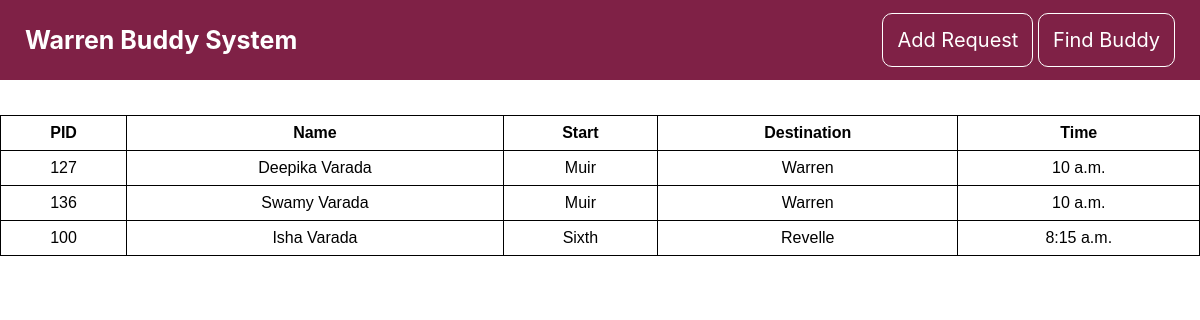
The app's page /journeys/ with its own data.
### journeys/models.py (models this page shows)
class Journey(models.Model):
    PID = models.IntegerField(null=True)
    fullname = models.CharField(max_length=255)
    start = models.CharField(max_length=255)
    end = models.CharField(max_length=255)
    start_time = models.TimeField(null=True)

### journeys/views.py (the view)
# urls.py: path('', include('journeys.urls')),
def journeys(request):
    template = loader.get_template('index.html')
    allrequests = Journey.objects.all().values()
    context = {
        'allrequests': allrequests,
    }
    return HttpResponse(template.render(context, request))

### journeys/templates/index.html (shortened to what this page needs)
{% load static %}
<!DOCTYPE html>
<html lang="en">
    <head>
        <link rel="stylesheet" href="{% static 'styles.css' %}">
    </head>
  <body>
    <div id="navbar">
      <div class="title">
        <a href="">Warren Buddy System</a>
      </div>
      <div class="navButtons">
        <a href="addRequest/">Add Request</a>
        <a href="findBuddy/">Find Buddy</a>
      </div>
    </div>
    <table>
        <thead>
            <tr>
                <th>PID</th>
                <th>Name</th>
                <th>Start</th>
                <th>Destination</th>
                <th>Time</th>
            </tr>
        </thead>
        <tbody>
            {% for item in allrequests %}
            <tr>
                <td>{{ item.PID }}</td>
                <td>{{ item.fullname }}</td>
                <td>{{ item.start }}</td>
                <td>{{ item.end }}</td>
                <td>{{ item.start_time }}</td>
            </tr>
            {% empty %}
            <tr>
                <td colspan="5">No data available</td>
            </tr>
            {% endfor %}
        </tbody>
    </table>
  </body>
</html>

### journeys/static/styles.css (style rules this page uses)
body { margin: 0; font-family: -apple-system, BlinkMacSystemFont, 'Segoe UI', 'Roboto', 'Oxygen', 'Ubuntu', 'Cantarell', 'Fira Sans', 'Droid Sans', 'Helvetica Neue', sans-serif; -webkit-font-smoothing: antialiased; -moz-osx-font-smoothing: grayscale; }
#navbar { background-color: #7f2146; display: flex; justify-content: space-between; align-items: center; margin-bottom: 35px; padding: 25px; }
.title a { color: white; font-size: 25px; text-decoration: none; font-weight: bold; }
.navButtons a { padding: 14px; border: 1px solid white; border-radius: 10px; color: white; font-size: 20px; text-decoration: none; }
table { font-family: arial, sans-serif; border-collapse: collapse; width: 100%; }
td, th { border: 1px solid black; text-align: center; padding: 8px; }

### records on screen
Journey: PID "127", fullname "Deepika Varada", start "Muir", end "Warren", start_time "10 a.m."
Journey: PID "136", fullname "Swamy Varada", start "Muir", end "Warren", start_time "10 a.m."
Journey: PID "100", fullname "Isha Varada", start "Sixth", end "Revelle", start_time "8:15 a.m."
